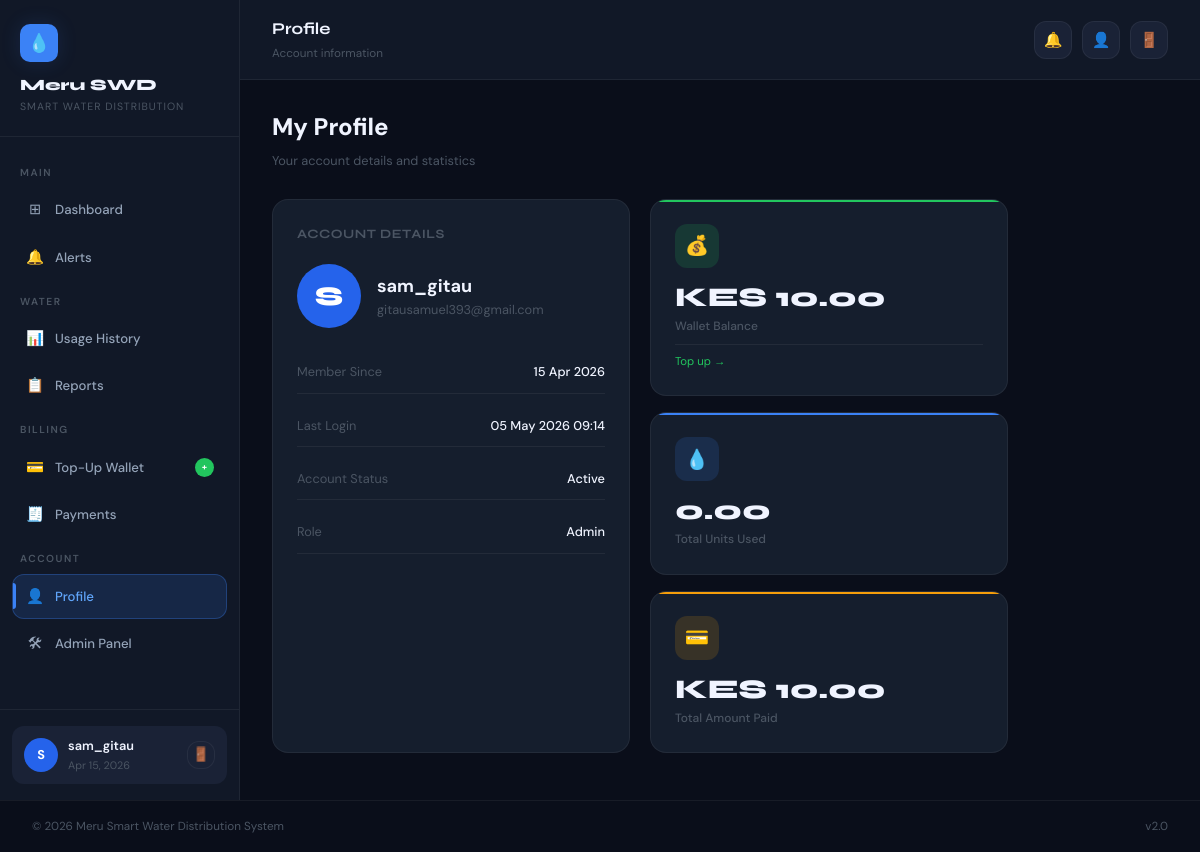
The page /pages/profile.php (signed in) on the database its author committed.
### tables this page shows
CREATE TABLE `users` (
  `id` int(11) NOT NULL,
  `username` varchar(50) NOT NULL,
  `email` varchar(100) NOT NULL,
  `password` varchar(255) NOT NULL,
  `role` enum('user','admin') DEFAULT 'user',
  `status` enum('active','suspended') DEFAULT 'active',
  `wallet_balance` decimal(10,2) DEFAULT 0.00,
  `created_at` datetime DEFAULT current_timestamp(),
  `last_login` datetime DEFAULT NULL
);

### pages/profile.php (the view, shortened to what this page needs)
<?php
session_start(); require '../db.php';
$uid=$_SESSION['user_id'];
$stmt=$pdo->prepare("SELECT username,email,created_at,wallet_balance,role,status,last_login FROM users WHERE id=?");
$stmt->execute([$uid]); $u=$stmt->fetch();
$totalUsed=$pdo->prepare("SELECT COALESCE(SUM(units_used),0) FROM water_usage WHERE user_id=?"); $totalUsed->execute([$uid]); $totalUsed=$totalUsed->fetchColumn();
$totalPaid=$pdo->prepare("SELECT COALESCE(SUM(amount),0) FROM payments WHERE user_id=? AND status='SUCCESS'"); $totalPaid->execute([$uid]); $totalPaid=$totalPaid->fetchColumn();
include '../components/header.php';
?>
<div class="main-content" style="max-width:800px">
  <div class="page-header"><div class="page-title">My Profile</div><div class="page-subtitle">Your account details and statistics</div></div>
  <div class="grid grid-2">
    <div class="card">
      <div class="card-header"><div class="card-title">Account Details</div></div>
      <div style="display:flex;align-items:center;gap:16px;margin-bottom:24px">
        <div style="width:64px;height:64px;background:var(--blue-600);border-radius:50%;display:flex;align-items:center;justify-content:center;font-family:'Syne',sans-serif;font-size:1.8em;font-weight:800;color:#fff"><?= strtoupper(substr($u['username'],0,1)) ?></div>
        <div><div style="font-size:1.2em;font-weight:700"><?= htmlspecialchars($u['username']) ?></div><div class="text-muted" style="font-size:0.85em"><?= htmlspecialchars($u['email']) ?></div></div>
      </div>
      <div style="display:grid;gap:12px">
        <?php $rows=[['Member Since',date('d M Y',strtotime($u['created_at']))],['Last Login',$u['last_login']?date('d M Y H:i',strtotime($u['last_login'])):'Never'],['Account Status',ucfirst($u['status'])],['Role',ucfirst($u['role'])]]; foreach($rows as [$label,$val]): ?>
        <div style="display:flex;justify-content:space-between;padding:10px 0;border-bottom:1px solid var(--border)">
          <span class="text-muted" style="font-size:0.85em"><?= $label ?></span>
          <span style="font-size:0.85em;font-weight:500"><?= $val ?></span>
        </div>
        <?php endforeach; ?>
      </div>
    </div>
    <div>
      <div class="stat-card green mb-16"><div class="stat-icon green">💰</div><div class="stat-value">KES <?= number_format($u['wallet_balance'],2) ?></div><div class="stat-label">Wallet Balance</div><div class="stat-sub"><a href="topup.php" class="text-green">Top up →</a></div></div>
      <div class="stat-card blue mb-16"><div class="stat-icon blue">💧</div><div class="stat-value"><?= number_format($totalUsed,2) ?></div><div class="stat-label">Total Units Used</div></div>
      <div class="stat-card amber"><div class="stat-icon amber">💳</div><div class="stat-value">KES <?= number_format($totalPaid,2) ?></div><div class="stat-label">Total Amount Paid</div></div>
    </div>
  </div>
</div>
<?php include '../components/footer.php'; ?>

### assets/styles.css (style rules this page uses)
:root { --bg-base:#0a0e1a; --bg-surface:#111827; --bg-elevated:#1a2236; --bg-card:#151e2d; --blue-500:#3b82f6; --blue-400:#60a5fa; --blue-300:#93c5fd; --blue-600:#2563eb; --blue-glow:rgba(59,130,246,0.15); --blue-border:rgba(59,130,246,0.3); --green-500:#22c55e; --green-glow:rgba(34,197,94,0.15); --red-500:#ef4444; --red-glow:rgba(239,68,68,0.15); --amber-500:#f59e0b; --text-primary:#f0f4ff; --text-secondary:#94a3b8; --text-muted:#4b5563; --border:rgba(255,255,255,0.06); --border-hover:rgba(255,255,255,0.12); --sidebar-w:240px; --radius:12px; --radius-lg:16px; --shadow:0 4px 24px rgba(0,0,0,0.4); --shadow-blue:0 4px 24px rgba(59,130,246,0.2); --transition:0.2s ease; }
*,*::before,*::after { box-sizing:border-box;margin:0;padding:0 }
html { scroll-behavior:smooth }
body { font-family:'DM Sans',sans-serif;background:var(--bg-base);color:var(--text-primary);min-height:100vh;line-height:1.6;font-size:15px }
a { color:var(--blue-400);text-decoration:none;transition:color var(--transition) }
.main-content { padding:28px 32px;flex:1 }
.card { background:var(--bg-card);border:1px solid var(--border);border-radius:var(--radius-lg);padding:24px;transition:all var(--transition) }
.card-header { display:flex;align-items:center;justify-content:space-between;margin-bottom:20px }
.card-title { font-family:'Syne',sans-serif;font-size:0.85em;font-weight:700;color:var(--text-muted);text-transform:uppercase;letter-spacing:0.5px }
.stat-card { background:var(--bg-card);border:1px solid var(--border);border-radius:var(--radius-lg);padding:24px;position:relative;overflow:hidden;transition:all var(--transition) }
.stat-card::before { content:'';position:absolute;top:0;left:0;right:0;height:2px }
.stat-card.blue::before { background:var(--blue-500) }
.stat-card.green::before { background:var(--green-500) }
.stat-card.amber::before { background:var(--amber-500) }
.stat-icon { width:44px;height:44px;border-radius:var(--radius);display:flex;align-items:center;justify-content:center;font-size:1.3em;margin-bottom:16px }
.stat-icon.blue { background:var(--blue-glow);color:var(--blue-400) }
.stat-icon.green { background:var(--green-glow);color:var(--green-500) }
.stat-icon.amber { background:rgba(245,158,11,0.15);color:var(--amber-500) }
.stat-value { font-family:'Syne',sans-serif;font-size:1.8em;font-weight:800;color:var(--text-primary);line-height:1;margin-bottom:6px }
.stat-label { font-size:0.8em;color:var(--text-muted);font-weight:500 }
.stat-sub { font-size:0.76em;color:var(--text-muted);margin-top:8px;padding-top:8px;border-top:1px solid var(--border) }
.grid { display:grid;gap:20px }
.grid-2 { grid-template-columns:repeat(2,1fr) }
.page-header { margin-bottom:28px }
.page-title { font-size:1.6em;font-weight:800;color:var(--text-primary);margin-bottom:4px }
.page-subtitle { font-size:0.85em;color:var(--text-muted) }
.text-muted { color:var(--text-muted)!important }
.text-green { color:var(--green-500)!important }
.mb-16 { margin-bottom:16px }

### rows shown on the page
users: username "S", username "sam_gitau", email "gitausamuel393@gmail.com", wallet_balance "10.00"

### other values the page prints
substr($_SESSION['username'],0,1) "S"
$_SESSION['username'] "sam_gitau"
$memberSince ?: 'Member' "Apr 15, 2026"
$pageTitle "Profile"
$pageSubtitle "Account information"
$label "Member Since"
$val "15 Apr 2026"
$label "Last Login"
$val "05 May 2026 09:14"
$label "Account Status"
$val "Active"
$label "Role"
$val "Admin"
$totalUsed "0.00"
$totalPaid "10.00"
